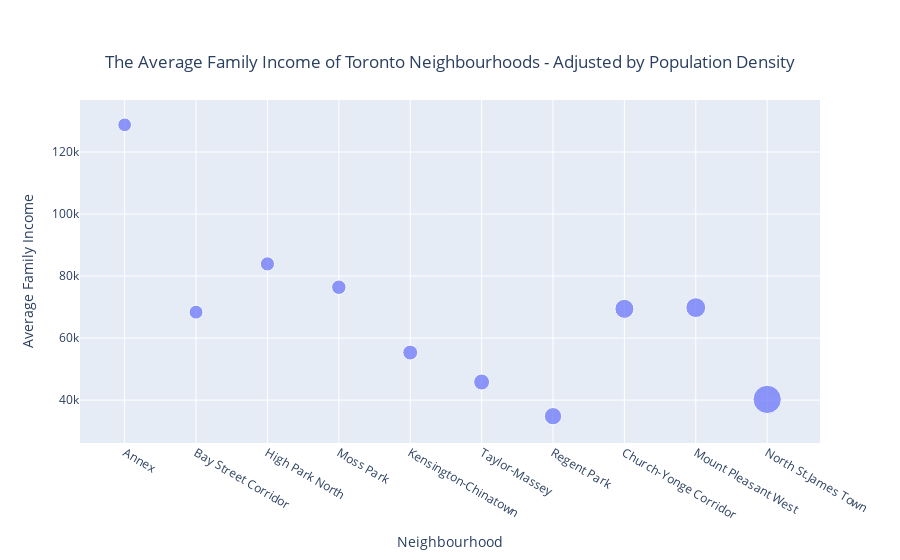

Source (notebook cell):
### Code cell
fig = px.scatter(dataframe.tail(10), x='Neighbourhood', y='Average Family Income', size='Density', title='The Average Family Income of Toronto Neighbourhoods')
fig.update_layout(
    title={
        'text': "The Average Family Income of Toronto Neighbourhoods - Adjusted by Population Density",
        'y':0.9,
        'x':0.5,
        'xanchor': 'center',
        'yanchor': 'top'})

### Figure 1 — Plotly figure (JSON) as saved in the notebook; plotly's stock layout.template omitted (floating-point values rounded to 4 significant figures)
{"data": [{"hovertemplate": "Neighbourhood=%{x}<br>Average Family Income=%{y}<br>Density=%{marker.size}<extra></extra>", "legendgroup": "", "marker": {"color": "#636efa", "size": [10421, 10747, 11211, 11650, 12333, 14177, 16683, 20246, 21992, 44563], "sizemode": "area", "sizeref": 111.4, "symbol": "circle"}, "mode": "markers", "name": "", "orientation": "v", "showlegend": false, "type": "scatter", "x": ["Annex", "Bay Street Corridor", "High Park North", "Moss Park", "Kensington-Chinatown", "Taylor-Massey", "Regent Park", "Church-Yonge Corridor", "Mount Pleasant West", "North St.James Town"], "xaxis": "x", "y": [128785, 68360, 83930, 76395, 55335, 45835, 34825, 69435, 69830, 40230], "yaxis": "y"}], "layout": {"legend": {"itemsizing": "constant", "tracegroupgap": 0}, "title": {"text": "The Average Family Income of Toronto Neighbourhoods - Adjusted by Population Density", "x": 0.5, "xanchor": "center", "y": 0.9, "yanchor": "top"}, "xaxis": {"anchor": "y", "domain": [0, 1], "title": {"text": "Neighbourhood"}}, "yaxis": {"anchor": "x", "domain": [0, 1], "title": {"text": "Average Family Income"}}}}
